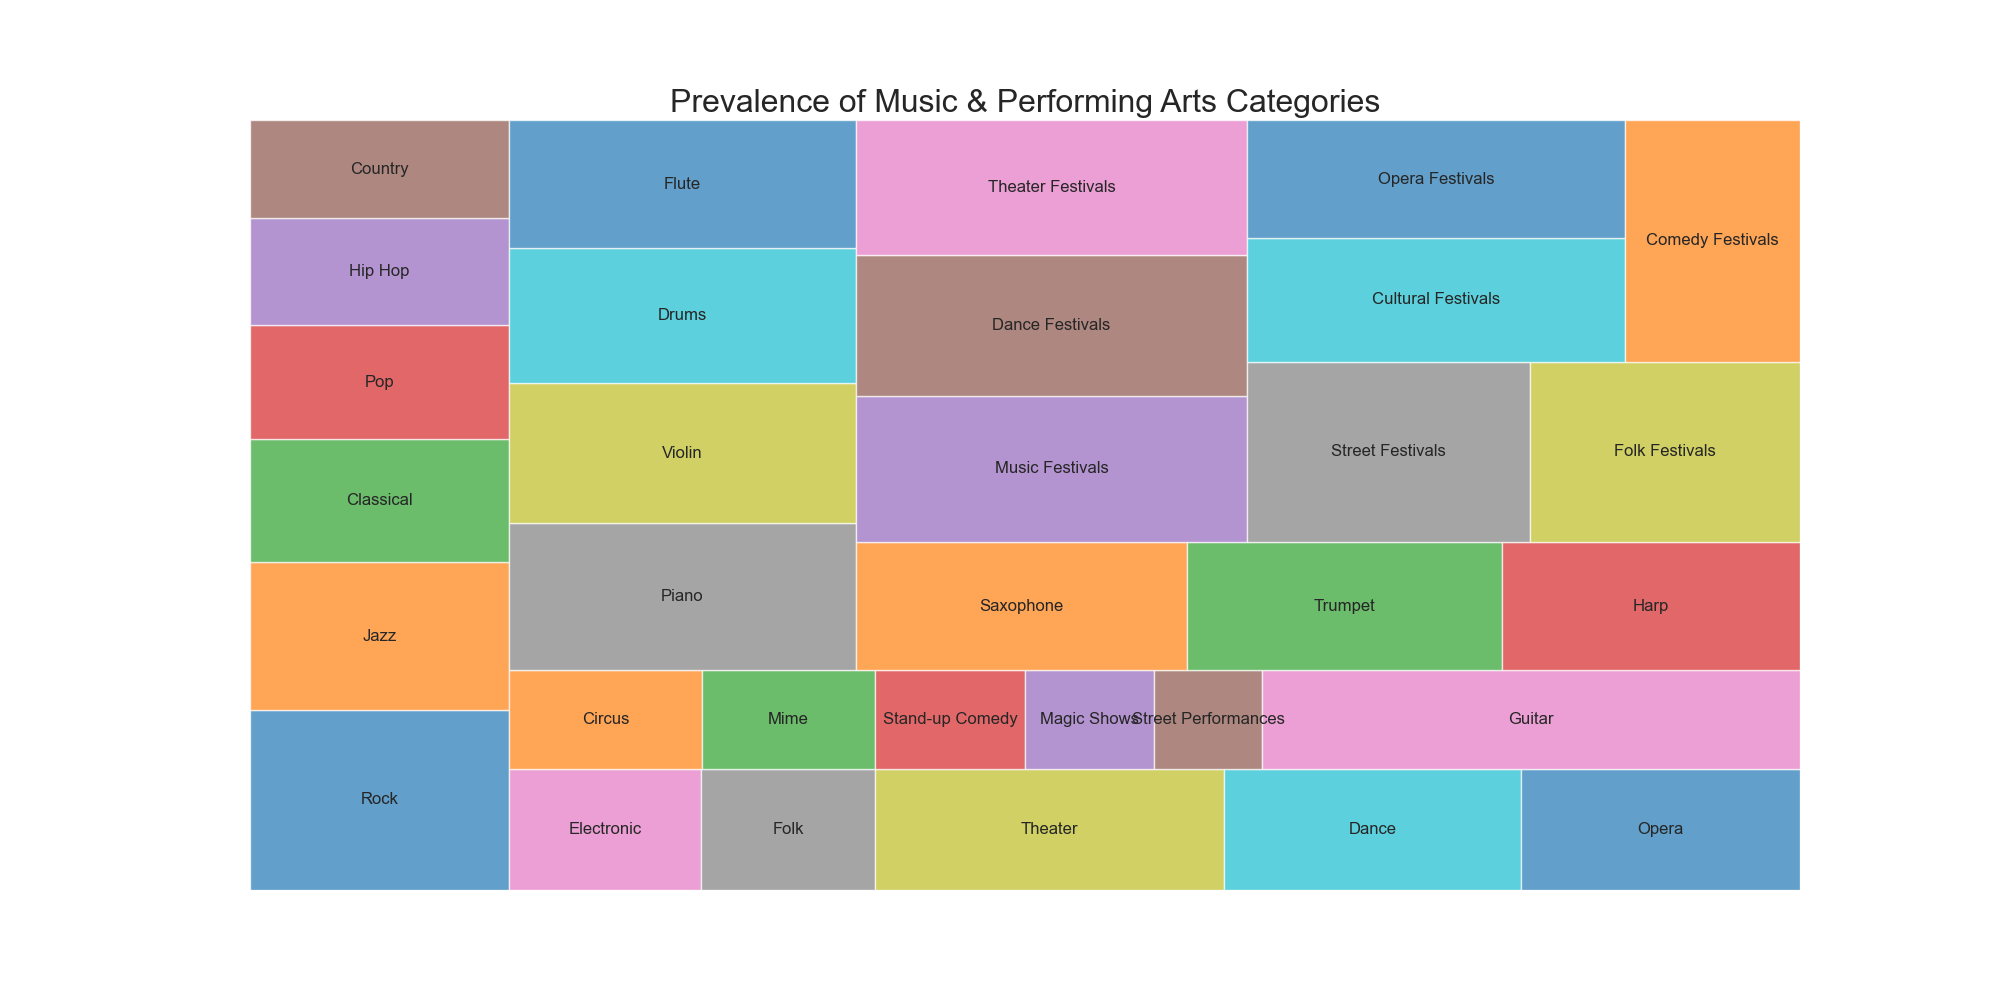

Generate this figure with Python:

import seaborn as sns
import pandas as pd
import matplotlib.pyplot as plt
import squarify

# Create a data frame with new data
df = pd.DataFrame({
    'category': ['Music', 'Music', 'Music', 'Music', 'Music', 'Music', 'Music', 'Music', 
                 'Performing Arts', 'Performing Arts', 'Performing Arts', 'Performing Arts', 
                 'Performing Arts', 'Performing Arts', 'Performing Arts', 'Performing Arts', 
                 'Instruments', 'Instruments', 'Instruments', 'Instruments', 
                 'Instruments', 'Instruments', 'Instruments', 'Instruments', 
                 'Festivals', 'Festivals', 'Festivals', 'Festivals', 
                 'Festivals', 'Festivals', 'Festivals', 'Festivals'],
    'sub_category': ['Rock', 'Jazz', 'Classical', 'Pop', 'Hip Hop', 'Country', 'Electronic', 'Folk', 
                     'Theater', 'Dance', 'Opera', 'Circus', 
                     'Mime', 'Stand-up Comedy', 'Magic Shows', 'Street Performances', 
                     'Guitar', 'Piano', 'Violin', 'Drums', 
                     'Flute', 'Saxophone', 'Trumpet', 'Harp', 
                     'Music Festivals', 'Dance Festivals', 'Theater Festivals', 'Street Festivals', 
                     'Folk Festivals', 'Cultural Festivals', 'Opera Festivals', 'Comedy Festivals'],
    'value': [2200, 1800, 1500, 1400, 1300, 1200, 1100, 1000, 
              2000, 1700, 1600, 900, 
              800, 700, 600, 500, 
              2500, 2400, 2300, 2200, 
              2100, 2000, 1900, 1800, 
              2700, 2600, 2500, 2400, 
              2300, 2200, 2100, 2000]
})

# Create a color list
colors = ['#1f77b4', '#ff7f0e', '#2ca02c', '#d62728', 
          '#9467bd', '#8c564b', '#e377c2', '#7f7f7f', 
          '#bcbd22', '#17becf', '#1f77b4', '#ff7f0e', 
          '#2ca02c', '#d62728', '#9467bd', '#8c564b', 
          '#e377c2', '#7f7f7f', '#bcbd22', '#17becf', 
          '#1f77b4', '#ff7f0e', '#2ca02c', '#d62728', 
          '#9467bd', '#8c564b', '#e377c2', '#7f7f7f', 
          '#bcbd22', '#17becf', '#1f77b4', '#ff7f0e']

# Plot
plt.figure(figsize=(20, 10))
squarify.plot(sizes=df['value'], label=df['sub_category'], color=colors, alpha=.7)
plt.title('Prevalence of Music & Performing Arts Categories', fontsize=23)
plt.axis('off')
plt.show()
